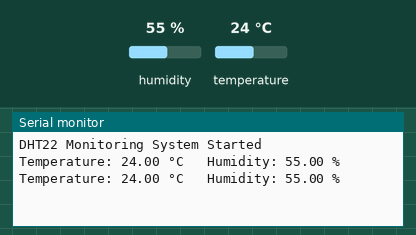
A sketch run on a simulated Arduino Uno, built with avr-gcc and run on an emulated ATmega328P. Parts: the last lines printed to the serial monitor. Inputs (shaded band) come from the test bench; at power-on: humidity 55 %, temperature 24 °C.

Above: at 2.8 s.
2.9 s: humidity set to 22 %
At 5.1 s:
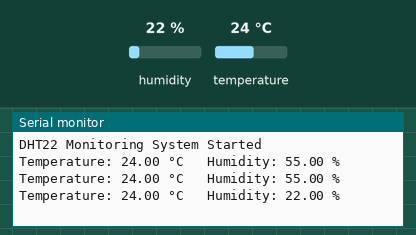
5.6 s: temperature set to 12 °C
At 6.9 s:
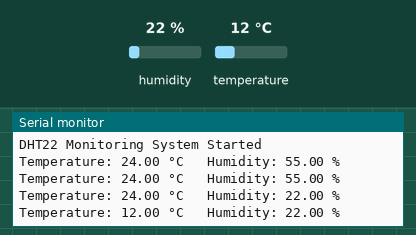
8.3 s: humidity set to 40 %
At 10.4 s:
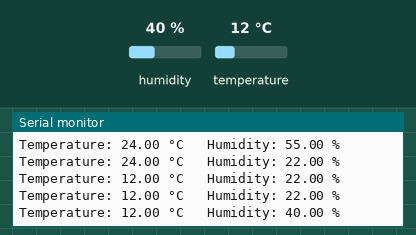
Timing chart, 0 to 11.9 s (numbered marks = the images above; inputs shaded):
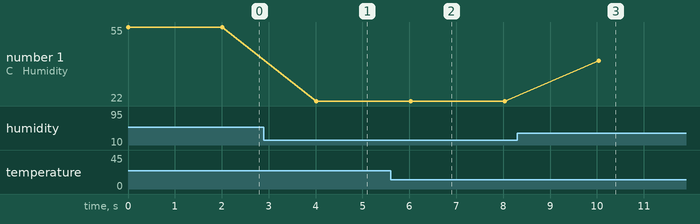

The sketch:

dht22_monitoring.ino
```cpp
#include "DHT.h"

#define DHTPIN 4
#define DHTTYPE DHT22

DHT dht(DHTPIN, DHTTYPE);

void setup() {
  Serial.begin(115200);
  dht.begin();

  Serial.println("DHT22 Monitoring System Started");
}

void loop() {

  float temperature = dht.readTemperature();
  float humidity = dht.readHumidity();

  if (isnan(temperature) || isnan(humidity)) {
    Serial.println("Failed to read from DHT22 sensor!");
    return;
  }

  Serial.print("Temperature: ");
  Serial.print(temperature);
  Serial.print(" °C");

  Serial.print("   Humidity: ");
  Serial.print(humidity);
  Serial.println(" %");

  delay(2000);
}
```

Measured:
- after the input at 2.9 s, the serial monitor: prints a new line after 1.1 s (image 1)
- after the input at 5.6 s, the serial monitor: prints a new line after 0.43 s (image 2)
- after the input at 8.3 s, the serial monitor: prints a new line after 1.7 s (image 3)
- plotted number 1: 22 → 40 after the input at 8.3 s
